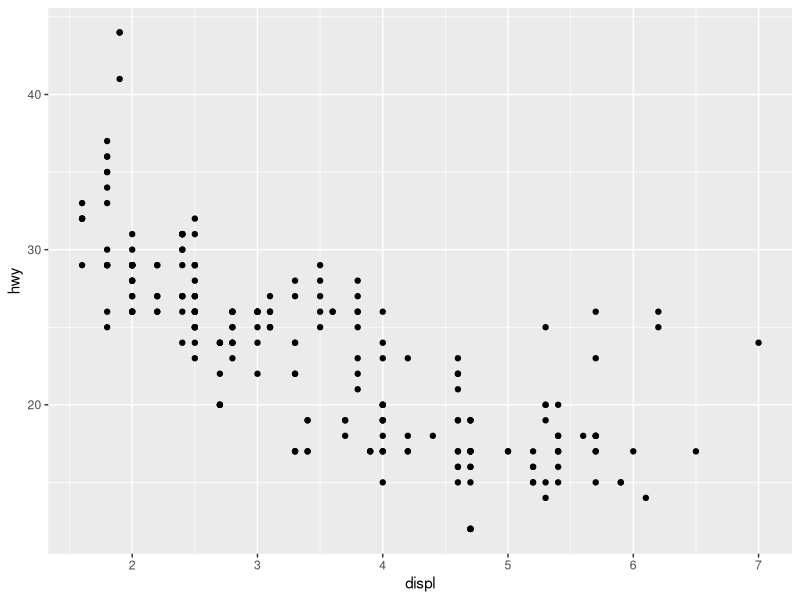
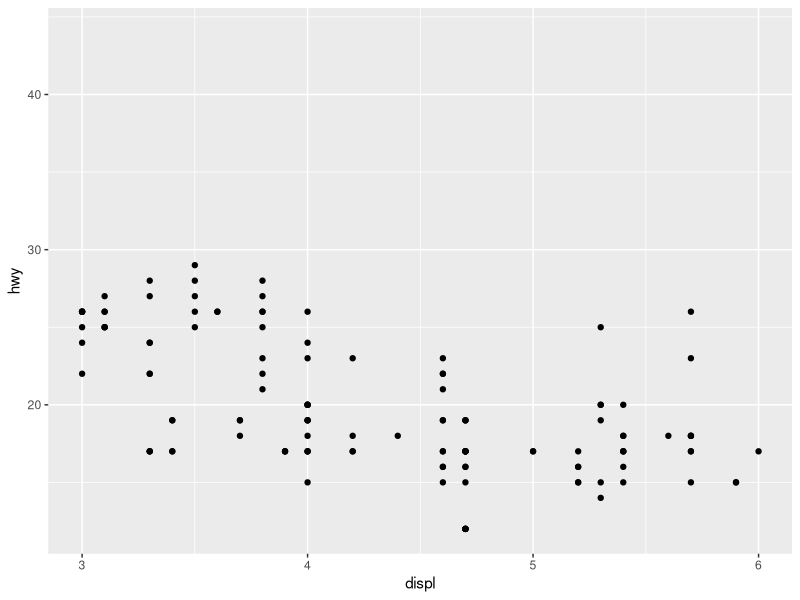
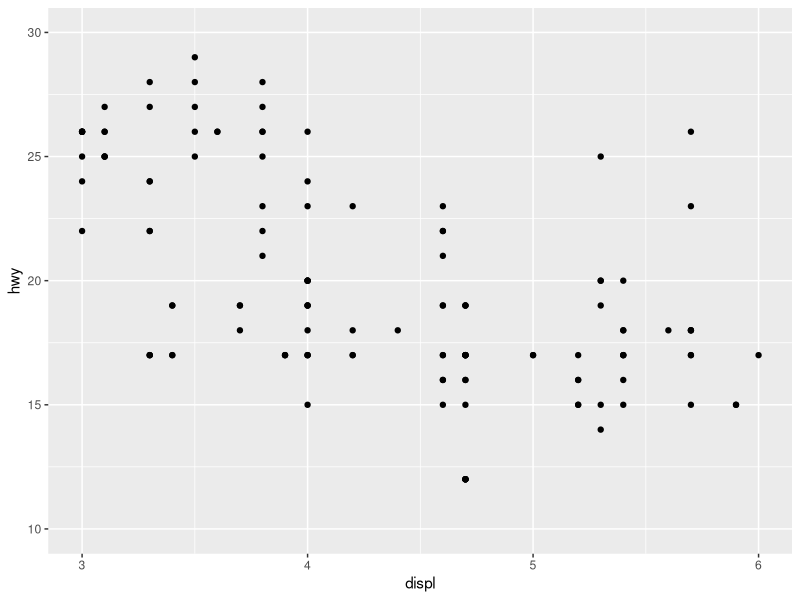
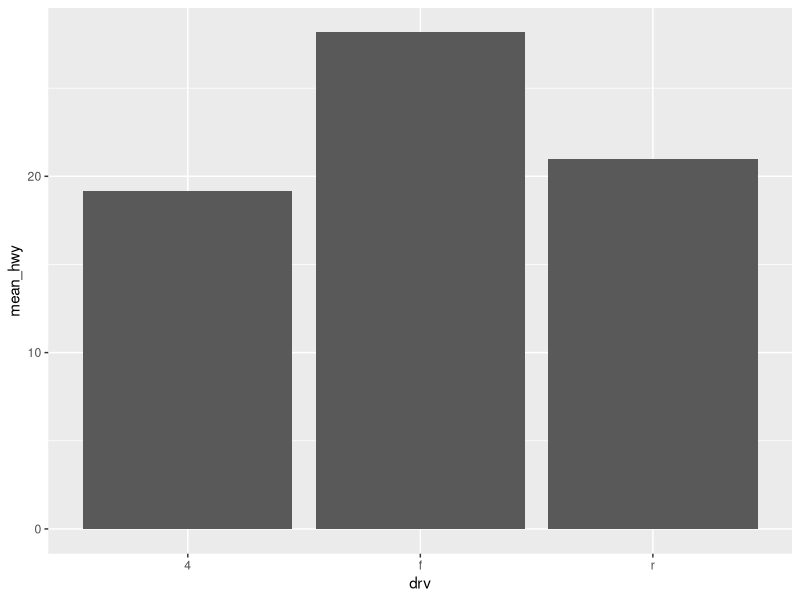
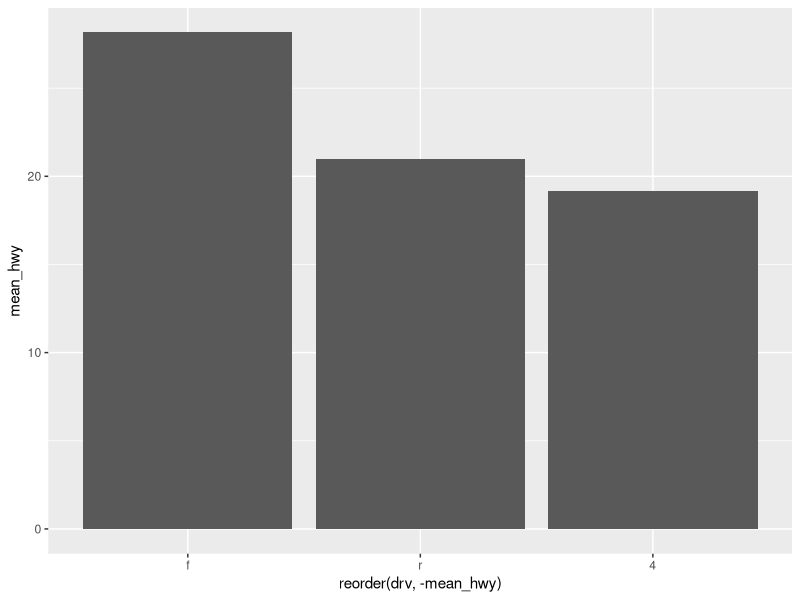
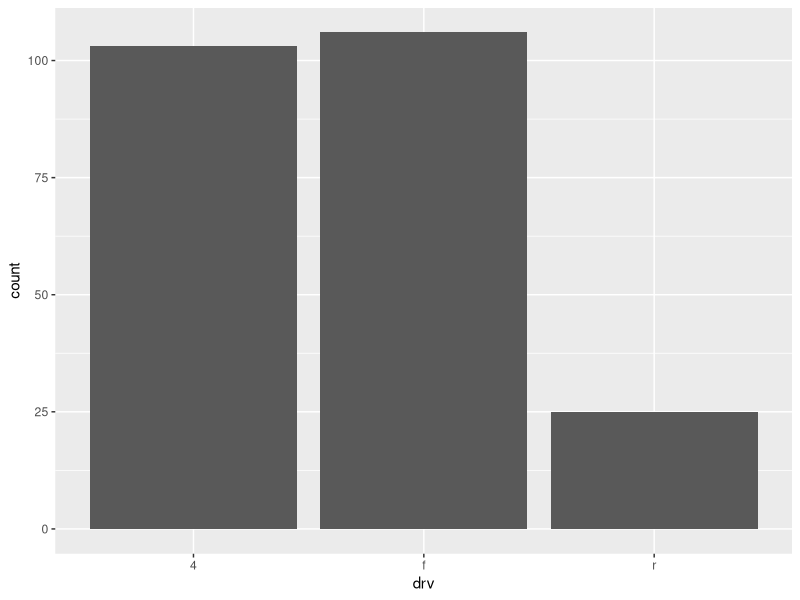
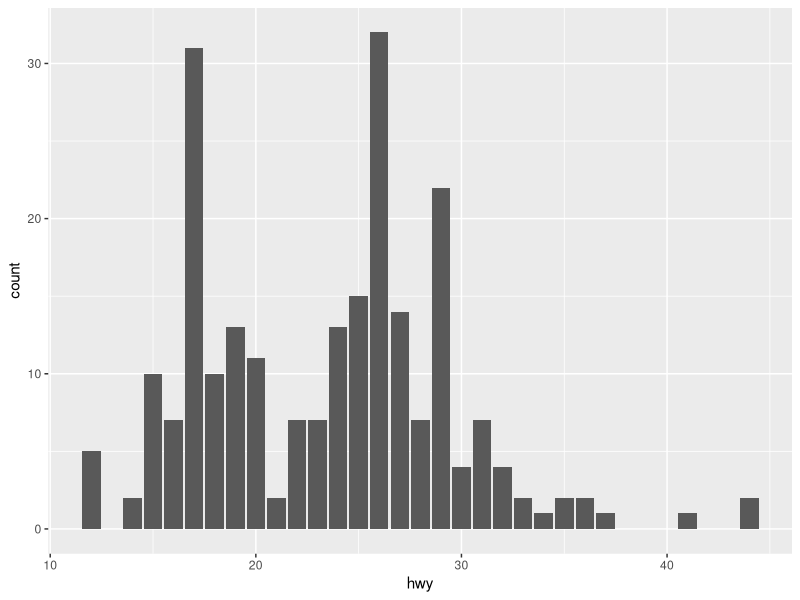
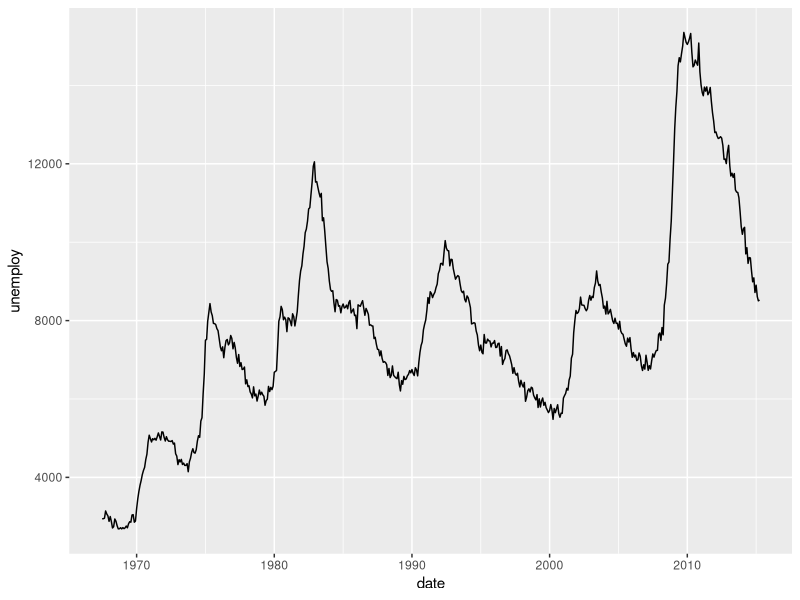

The R script that drew these images, in order:
library(ggplot2)

#산점도 그래프
ggplot(data=mpg, aes(x=displ, y=hwy)) + geom_point()

#x축 범위 3-6 지정
ggplot(data=mpg, aes(x=displ, y=hwy)) + geom_point() + xlim(3,6)

#위와 같이 했을 때 y가 30을 넘지 않음
ggplot(data=mpg, aes(x=displ, y=hwy)) + geom_point() + xlim(3,6) + ylim(10,30)

#데이터와 축 + 그래픽 종류 + 세부항목으로 구성됨
#ggplot2은 +로 연결 // dplyr은 %>% 로 연결 

library(dplyr)

df_mpg = mpg %>% 
  group_by(drv) %>% 
  summarise(mean_hwy = mean(hwy))
df_mpg

#막대그래프
ggplot(data = df_mpg, aes(x=drv, y=mean_hwy)) + geom_col()

#내림차순 정렬
ggplot(data = df_mpg, aes(x=reorder(drv, -mean_hwy), y=mean_hwy)) + geom_col()


#빈도 막대 그래프 : 값수 개수 (빈도)로 길이 표현
ggplot(data = mpg, aes(x=drv)) + geom_bar()

ggplot(data = mpg, aes(x=hwy)) + geom_bar()


#선 그래프 - 시간에 따른 데이터 변환
ggplot(data = economics, aes(x=date, y=unemploy)) + geom_line()


#box 그래프
ggplot(data = mpg, aes(x=drv, y=hwy)) + geom_boxplot()





